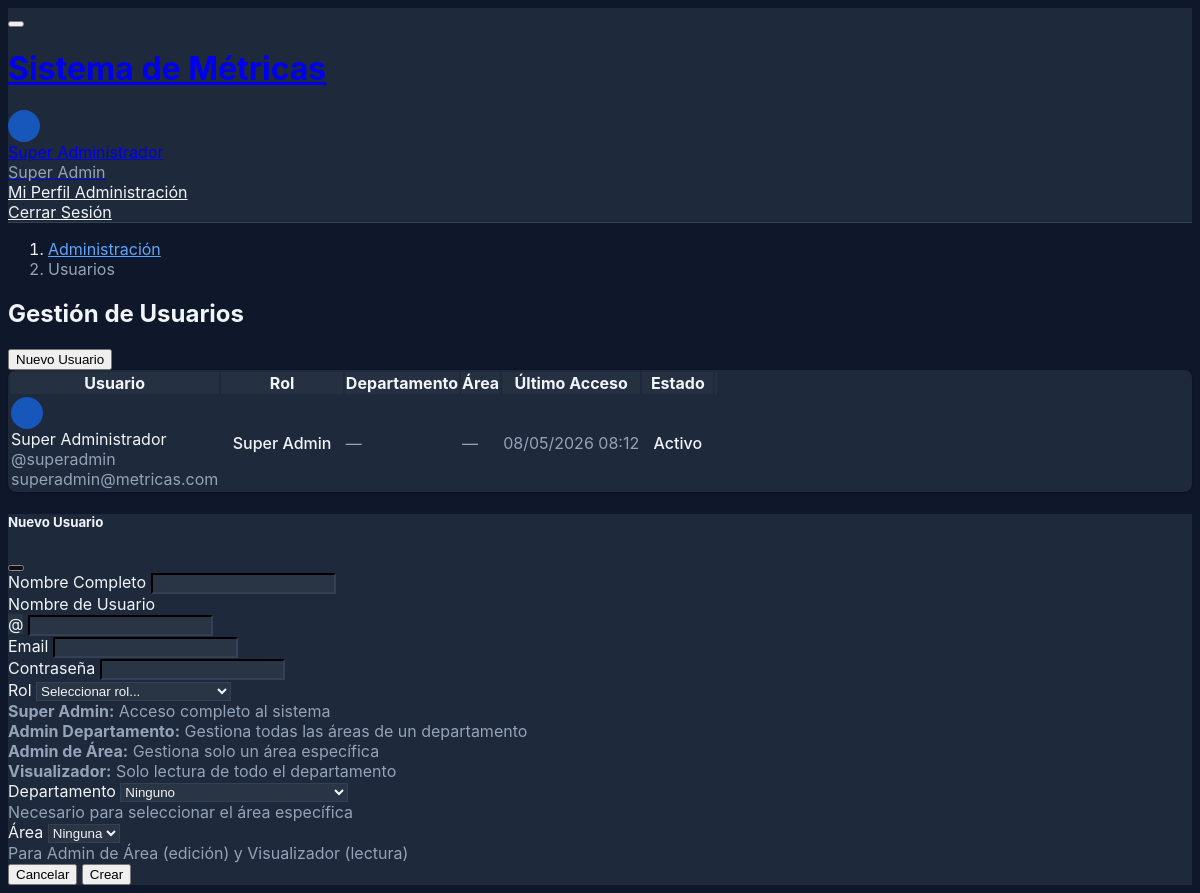
The app's page /admin/usuarios.php (signed in) with its own data.
### tables this page shows
CREATE TABLE `usuarios` (
  `id` int NOT NULL AUTO_INCREMENT,
  `username` varchar(50) NOT NULL,
  `password` varchar(255) NOT NULL,
  `nombre` varchar(100) NOT NULL,
  `email` varchar(100) NOT NULL,
  `rol` enum('super_admin','dept_admin','area_admin','dept_viewer') NOT NULL DEFAULT 'dept_viewer',
  `departamento_id` int DEFAULT NULL,
  `area_id` int DEFAULT NULL,
  `foto_perfil` varchar(255) DEFAULT NULL,
  `tema` enum('light','dark') DEFAULT 'light',
  `avatar_icono` varchar(50) DEFAULT 'user',
  `avatar_color` varchar(7) DEFAULT '#3b82f6',
  `activo` tinyint(1) DEFAULT '1',
  `ultimo_acceso` datetime DEFAULT NULL,
  `created_at` timestamp NOT NULL DEFAULT CURRENT_TIMESTAMP,
  `updated_at` timestamp NOT NULL DEFAULT CURRENT_TIMESTAMP ON UPDATE CURRENT_TIMESTAMP,
  PRIMARY KEY (`id`),
  UNIQUE KEY `username` (`username`),
  UNIQUE KEY `email` (`email`),
  KEY `area_id` (`area_id`),
  KEY `idx_username` (`username`),
  KEY `idx_email` (`email`),
  KEY `idx_rol` (`rol`),
  KEY `idx_departamento` (`departamento_id`),
  KEY `idx_activo` (`activo`),
  CONSTRAINT `usuarios_ibfk_1` FOREIGN KEY (`departamento_id`) REFERENCES `departamentos` (`id`) ON DELETE SET NULL,
  CONSTRAINT `usuarios_ibfk_2` FOREIGN KEY (`area_id`) REFERENCES `areas` (`id`) ON DELETE SET NULL
);

### public/admin/usuarios.php (the view, shortened to what the rows shown need)
<?php
$usuarioModel = new Usuario();
$usuarios = $usuarioModel->getAllWithRelations();
require_once __DIR__ . '/../../views/layouts/header.php';
?>
<div class="page-wrapper">
    <div class="page-body">
        <div class="container-xl">
            <div class="page-header mb-4">
                <div class="row align-items-center">
                    <div class="col">
                        <h2 class="page-title">
                            Gestión de Usuarios
                        </h2>
                    </div>
                </div>
            </div>
            <div class="card">
                <div class="table-responsive">
                    <table class="table table-vcenter card-table">
                        <thead>
                            <tr>
                                <th>Usuario</th>
                                <th>Rol</th>
                                <th>Departamento</th>
                                <th>Área</th>
                                <th>Último Acceso</th>
                                <th>Estado</th>
                                <th class="w-1"></th>
                            </tr>
                        </thead>
                        <tbody>
                            <?php foreach ($usuarios as $u): ?>
                            <tr class="<?php echo !$u['activo'] ? 'opacity-50' : ''; ?>">
                                <td>
                                    <div class="d-flex align-items-center">
                                        <span class="avatar avatar-sm me-2" style="background-color: <?php echo $u['avatar_color'] ?? ($u['departamento_color'] ?? '#3b82f6'); ?>">
                                        </span>
                                        <div>
                                            <div class="fw-bold"><?php echo e($u['nombre']); ?></div>
                                            <div class="text-muted small">@<?php echo e($u['username']); ?></div>
                                            <?php if ($u['email']): ?>
                                            <div class="text-muted small"><?php echo e($u['email']); ?></div>
                                            <?php endif; ?>
                                        </div>
                                    </div>
                                </td>
                                <td>
                                    <?php
                                    $roles = [
                                        'super_admin' => ['nombre' => 'Super Admin', 'class' => 'bg-red'],
                                        'dept_admin' => ['nombre' => 'Admin Departamento', 'class' => 'bg-blue'],
                                        'area_admin' => ['nombre' => 'Admin de Área', 'class' => 'bg-purple'],
                                        'dept_viewer' => ['nombre' => 'Visualizador', 'class' => 'bg-green']
                                    ];
                                    $rol_info = $roles[$u['rol']] ?? ['nombre' => $u['rol'], 'class' => 'bg-secondary'];
                                    ?>
                                    <span class="badge <?php echo $rol_info['class']; ?>">
                                        <?php echo $rol_info['nombre']; ?>
                                    </span>
                                </td>
                                <td>
                                    <?php if ($u['departamento_nombre']): ?>
                                        <span class="text-muted"><?php echo e($u['departamento_nombre']); ?></span>
                                    <?php else: ?>
                                        <span class="text-muted">—</span>
                                    <?php endif; ?>
                                </td>
                                <td>
                                    <?php if ($u['area_nombre']): ?>
                                        <span class="text-muted"><?php echo e($u['area_nombre']); ?></span>
                                    <?php else: ?>
                                        <span class="text-muted">—</span>
                                    <?php endif; ?>
                                </td>
                                <td>
                                    <?php if ($u['ultimo_acceso']): ?>
                                        <span class="text-muted small"><?php echo date('d/m/Y H:i', strtotime($u['ultimo_acceso'])); ?></span>
                                    <?php else: ?>
                                        <span class="text-muted">Nunca</span>
                                    <?php endif; ?>
                                </td>
                                <td>
                                    <?php if ($u['activo']): ?>
                                        <span class="badge bg-success">Activo</span>
                                    <?php else: ?>
                                        <span class="badge bg-secondary">Inactivo</span>
                                    <?php endif; ?>
                                </td>
                                <td>
                                </td>
                            </tr>
                            <?php endforeach; ?>
                        </tbody>
                    </table>
                </div>
            </div>
        </div>
    </div>
</div>
<?php require_once __DIR__ . '/../../views/layouts/footer.php'; ?>

### views/layouts/header.php (shortened to what the rows shown need)
<!DOCTYPE html>
<html lang="es" data-bs-theme="<?php echo isLoggedIn() ? (getCurrentUser()['tema'] ?? 'light') : 'light'; ?>">
<head>
    <link href="https://cdn.jsdelivr.net/npm/@tabler/core@1.0.0-beta17/dist/css/tabler.min.css" rel="stylesheet">
    <link href="https://cdn.jsdelivr.net/npm/@tabler/icons-webfont@latest/tabler-icons.min.css" rel="stylesheet">
    <link href="<?php echo baseUrl('/assets/css/custom.css'); ?>" rel="stylesheet">
</head>
<body>
    <?php if (isLoggedIn()): ?>
        <?php $user = getCurrentUser(); ?>
        <header class="navbar navbar-expand-md navbar-light sticky-top d-print-none">
            <div class="container-xl">
                <button class="navbar-toggler" type="button" data-bs-toggle="collapse" data-bs-target="#navbar-menu">
                </button>
                <h1 class="navbar-brand d-none-navbar-horizontal pe-0 pe-md-3">
                    <a href="<?php echo baseUrl('/index.php'); ?>">
                    </a>
                </h1>
                <div class="navbar-nav flex-row order-md-last">
                    <div class="nav-item dropdown">
                        <a href="#" class="nav-link d-flex lh-1 text-reset p-0" data-bs-toggle="dropdown">
                            <span class="avatar avatar-sm" style="background-color: <?php echo $user['avatar_color'] ?? ($user['departamento_color'] ?? '#3b82f6'); ?>">
                            </span>
                            <div class="d-none d-xl-block ps-2">
                                <div><?php echo e($user['nombre']); ?></div>
                                <div class="mt-1 small text-muted">
                                    <?php
                                    $roles = [
                                        'super_admin' => 'Super Admin',
                                        'dept_admin' => 'Admin Departamento',
                                        'area_admin' => 'Admin de Área',
                                        'dept_viewer' => 'Visualizador'
                                    ];
                                    echo $roles[$user['rol']] ?? $user['rol'];
                                    ?>
                                </div>
                            </div>
                        </a>
                        <div class="dropdown-menu dropdown-menu-end dropdown-menu-arrow">
                            <a href="<?php echo baseUrl('/perfil.php'); ?>" class="dropdown-item">
                                <i class="ti ti-user me-2"></i> Mi Perfil
                            </a>
                            <?php if (in_array($user['rol'], ['super_admin', 'dept_admin', 'area_admin'])): ?>
                            <a href="<?php echo baseUrl('/admin/index.php'); ?>" class="dropdown-item">
                                <i class="ti ti-settings me-2"></i> Administración
                            </a>
                            <?php endif; ?>
                            <a href="<?php echo baseUrl('/logout.php'); ?>" class="dropdown-item">
                                <i class="ti ti-logout me-2"></i> Cerrar Sesión
                            </a>
                        </div>
                    </div>
                </div>
            </div>
        </header>
    <?php endif; ?>

### records on screen
usuarios: nombre "Super Administrador", rol "Super Admin", username "superadmin", email "superadmin@metricas.com", ultimo_acceso "08/05/2026 08:12", activo "Activo"
